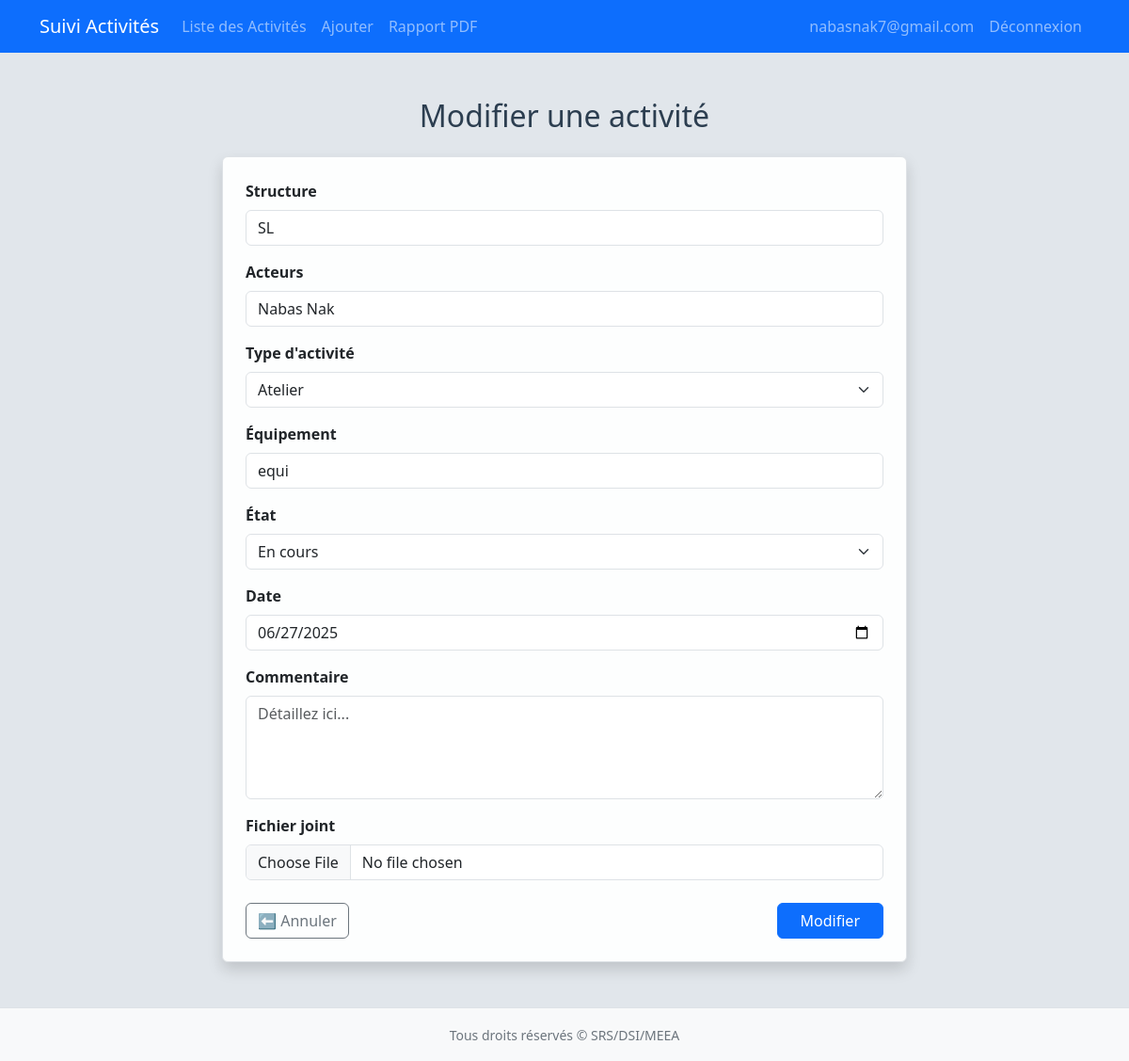
Page /activites/edit/8 (signed in) on the committed database.
### app/models/user.py (models this page shows, shortened)
class User(db.Model, UserMixin):
    id = db.Column(db.Integer, primary_key=True)
    email = db.Column(db.String(120), unique=True, nullable=False)
    password = db.Column(db.String(200), nullable=False)
    is_confirmed = db.Column(db.Boolean, default=False)  # Pour l'email confirmé

### app/models/activite.py (models this page shows, shortened)
class Activite(db.Model):
    __tablename__ = 'activites'
    id = db.Column(db.Integer, primary_key=True)
    structure = db.Column(db.String(100), nullable=False)
    acteurs = db.Column(db.String(200), nullable=False)
    type_activite = db.Column(db.String(50), nullable=False)
    equipement = db.Column(db.String(100), nullable=True)
    etat = db.Column(db.String(20), nullable=False)
    commentaire = db.Column(db.Text, nullable=True)
    date = db.Column(db.Date, nullable=True)
    fichier = db.Column(db.String(255), nullable=True)  # Nom/fichier chemin stocké en base
    created_at = db.Column(db.DateTime, default=datetime.utcnow)
    updated_at = db.Column(db.DateTime, default=datetime.utcnow, onupdate=datetime.utcnow)

### app/routes/activites.py (the view, shortened to what this page needs)
@activites_bp.route('/edit/<int:id>', methods=['GET', 'POST'])
@login_required
def edit_activite(id):
    activite = Activite.query.get_or_404(id)
    form = ActiviteForm(obj=activite)
    if request.method == 'GET':
        choix_types = [c[0] for c in form.type_activite.choices]
        if activite.type_activite not in choix_types:
            form.type_activite.data = 'Autre'
            form.autre_type.data = activite.type_activite
    return render_template('add_activite.html', form=form, action='Modifier')

### app/routes/auth_routes.py (called while the page is built)
@login_manager.user_loader
def load_user(user_id):
    return User.query.get(int(user_id))

### app/templates/add_activite.html (shortened to what this page needs)
{% extends "base.html" %}
{% block content %}
<div class="container mt-5 mb-4">
    <div class="col-lg-8 mx-auto">
        <h2 class="text-center mb-4" style="color: #2c3e50;">{{ action }} une activité</h2>
        <div class="p-4 rounded shadow" style="background-color: #fdfefe; border: 1px solid #dee2e6;">
            <form method="POST" enctype="multipart/form-data">
                <div class="mb-3">
                    {{ form.structure.label(class="form-label fw-semibold text-dark") }}
                    {{ form.structure(class="form-control", placeholder="Ex : DSI") }}
                </div>
                <div class="mb-3">
                    {{ form.acteurs.label(class="form-label fw-semibold text-dark") }}
                    {{ form.acteurs(class="form-control", placeholder="Ex : Nabasnoogo NAKOULMA...") }}
                </div>
                <div class="mb-3">
                    {{ form.type_activite.label(class="form-label fw-semibold text-dark") }}
                    {{ form.type_activite(class="form-select", id="type_activite_select") }}
                </div>
                <div class="mb-3">
                    {{ form.equipement.label(class="form-label fw-semibold text-dark") }}
                    {{ form.equipement(class="form-control") }}
                </div>
                <div class="mb-3">
                    {{ form.etat.label(class="form-label fw-semibold text-dark") }}
                    {{ form.etat(class="form-select") }}
                </div>
                <div class="mb-3">
                    {{ form.date.label(class="form-label fw-semibold text-dark") }}
                    {{ form.date(class="form-control", type="date") }}
                </div>
                <div class="mb-3">
                    {{ form.commentaire.label(class="form-label fw-semibold text-dark") }}
                    {{ form.commentaire(class="form-control", rows=4, placeholder="Détaillez ici...") }}
                </div>
                <div class="mb-4">
                    {{ form.fichier.label(class="form-label fw-semibold text-dark") }}
                    {{ form.fichier(class="form-control") }}
                </div>
                <div class="d-flex justify-content-between">
                    <a href="{{ url_for('activites.list_activites') }}" class="btn btn-outline-secondary">⬅ Annuler</a>
                    <button type="submit" class="btn btn-primary px-4">{{ action }}</button>
                </div>
            </form>
        </div>
    </div>
</div>
{% endblock %}

### app/templates/base.html (shortened to what this page needs)
<!DOCTYPE html>
<html lang="fr">
<head>
  <link href="https://cdn.jsdelivr.net/npm/bootstrap@5.3.0/dist/css/bootstrap.min.css" rel="stylesheet" />
</head>
<body>
<nav class="navbar navbar-expand-lg navbar-dark bg-primary mb-4">
  <div class="container">
    <a class="navbar-brand" href="{{ url_for('activites.list_activites') }}">Suivi Activités</a>
    <div class="collapse navbar-collapse" id="navbarNav">
      <ul class="navbar-nav me-auto">
        <li class="nav-item"><a class="nav-link" href="{{ url_for('activites.list_activites') }}">Liste des Activités</a></li>
        <li class="nav-item"><a class="nav-link" href="{{ url_for('activites.add_activite') }}">Ajouter</a></li>
        <li class="nav-item"><a class="nav-link" href="{{ url_for('activites.rapport_pdf') }}">Rapport PDF</a></li>
      </ul>
      <ul class="navbar-nav ms-auto">
        {% if current_user.is_authenticated %}
          <li class="nav-item">
            <a class="nav-link" href="#">{{ current_user.email }}</a>
          </li>
          <li class="nav-item">
            <a class="nav-link" href="{{ url_for('auth.logout') }}">Déconnexion</a>
          </li>
        {% endif %}
      </ul>
    </div>
  </div>
</nav>
<div class="container">
  {% block content %}{% endblock %}
</div>
<footer class="bg-light text-secondary text-center py-3 mt-5 border-top">
  <div class="container">
    <small>Tous droits réservés © SRS/DSI/MEEA</small>
  </div>
</footer>
</body>
</html>

### app/templates/base.html (style rules this page uses)
body { background-color: #e1e6eb; }

### rows in the picture
User: email "nabasnak7@gmail.com"
Activite: structure "SL", acteurs "Nabas Nak", type_activite "Atelier", equipement "equi", etat "En cours", date "06/27/2025"

### other values in the picture
{{ action }} "Modifier"
